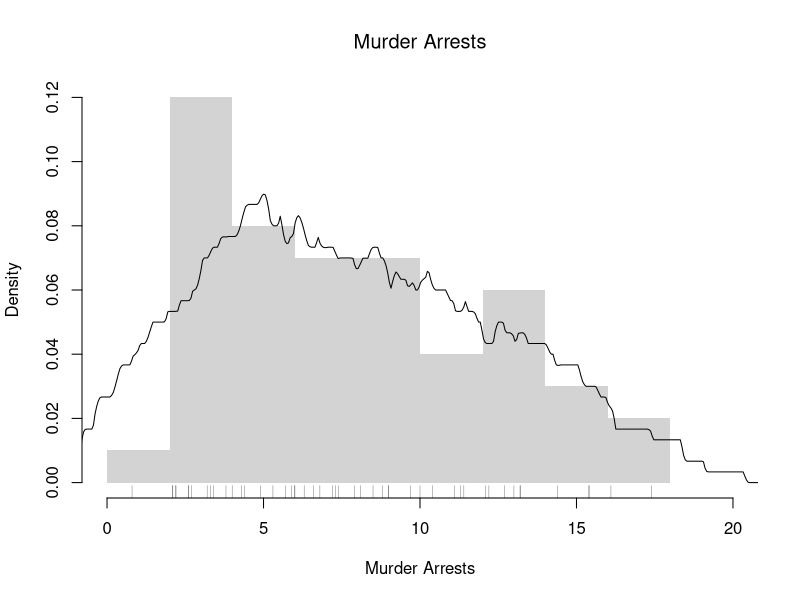
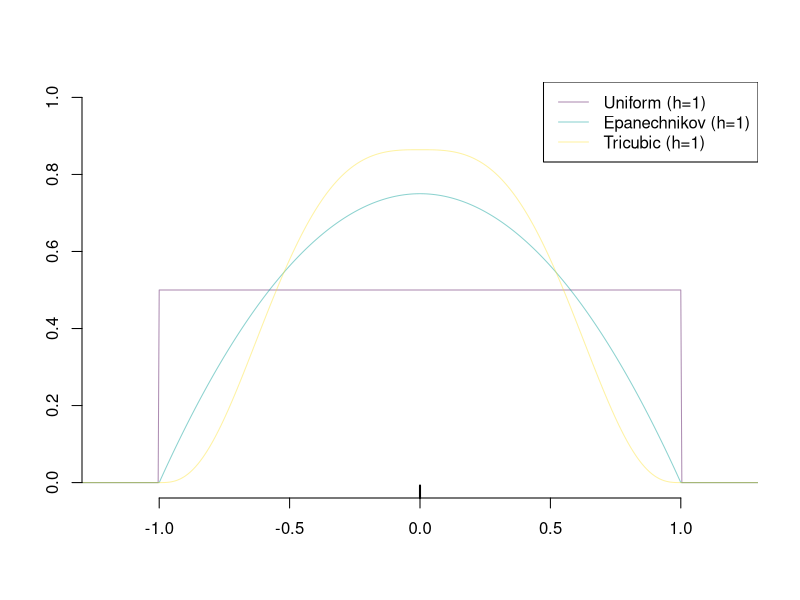
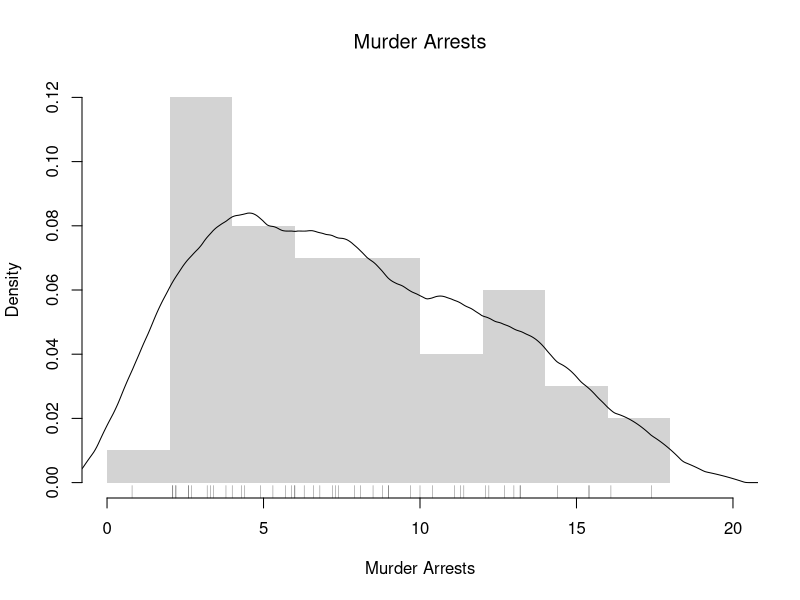
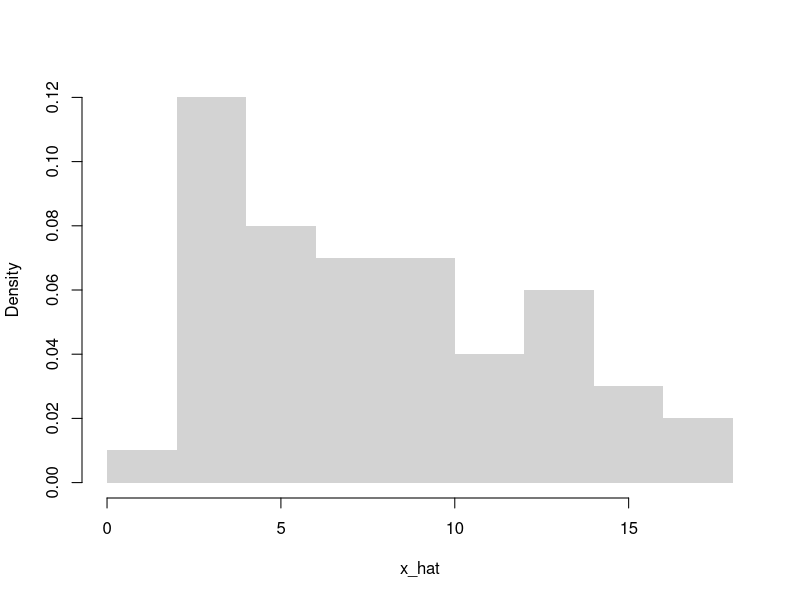
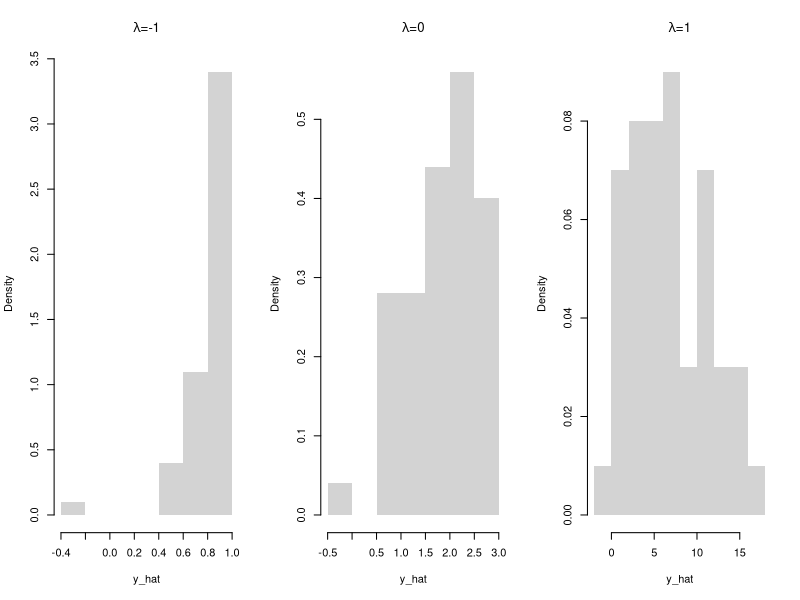
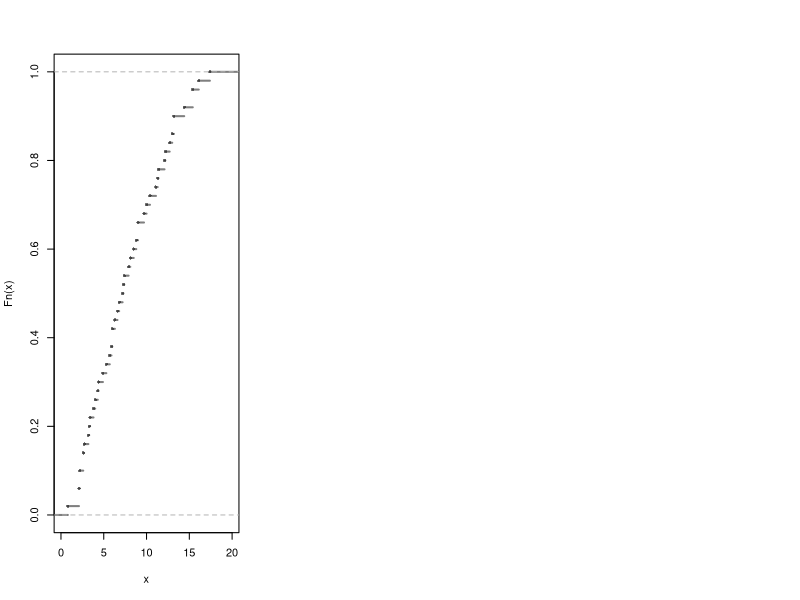

Recreate these plots in R, in order.
## ---- chunk 1
# Practical Example
x_hat <- USArrests[, 'Murder']
hist(x_hat,
    breaks=seq(0, 20, by=2), # bin width =2, so h=1
    freq=FALSE,
    border=NA,
    main=NA,
    xlab='Murder Arrests')
title('Murder Arrests', font.main=1)
# Density Estimate with half-width h=3
# 'density' reads bw as the kernel's standard deviation, so pass bw=h/sqrt(3)
h <- 3
f_hat <- density(x_hat, bw=h/sqrt(3), kernel='rectangular')
lines(f_hat)
# Raw Observations
rug(x_hat, col=grey(0, .5))
## ---- chunk 2
# Kernel Density Functions

x <- 0 # Design point
x_values <- seq(-2, 2, length.out=1001) # Where to compute weight
h <- 1 # Half-width: all three kernels are zero beyond |x_values-x| > h


plot.new()
plot.window(xlim=c(-1.2, 1.2), ylim=c(0, 1))

## Uniform/rectangular
d_unif <- function(x_values, x, h){
    u <- abs(x_values-x)/h
    fu <- 1/2*(u <= 1)
    return(fu)
}
kU <- d_unif(x_values, x, h)
kern_cols <- hcl.colors(3, alpha=.45)
lines( kU ~ x_values, col=kern_cols[1], lty=1)

## Epanechnikov
d_epan <- function(x_values, x, h){
    u <- abs(x_values-x)/h
    fu <- 3/4*(1-u^2)*(u <= 1)
    return(fu)
}
kE <- d_epan(x_values, x, h)
lines( kE ~ x_values, col=kern_cols[2], lty=1)
## Try others using the 'density' function
# 'density' reads bw as the kernel's standard deviation, not the half-width h
#kE <-  density(x=0, bw=h/sqrt(5), kernel='epanechnikov')

## Tricubic
d_tricub <- function(x_values, x, h){
    u <- abs(x_values-x)/h
    fu <- 70/81*(1-u^3)^3*(u <= 1)
    return(fu)
}
kT <- d_tricub(x_values, x, h)
lines( kT ~ x_values, col=kern_cols[3], lty=1)


rug(0, lwd=2)
axis(1)
axis(2)

legend('topright', lty=1, col=kern_cols,
    legend=c('Uniform (h=1)', 'Epanechnikov (h=1)', 'Tricubic (h=1)'))
## ---- chunk 3
# Practical Example
x_hat <- USArrests[, 'Murder']
hist(x_hat,
    breaks=seq(0, 20, by=2), # bin width 2h=2, so h=1
    freq=FALSE,
    border=NA,
    main=NA,
    xlab='Murder Arrests')
title('Murder Arrests', font.main=1)
# Same half-width h=3 as the rectangular kernel above, but a smoother weight
# For the Epanechnikov kernel, bw=h/sqrt(5)
h <- 3
f_hat <- density(x_hat, bw=h/sqrt(5), kernel='epanechnikov')
lines(f_hat)
# Raw Observations
rug(x_hat, col=grey(0, .5))
## ---- chunk 4
x_hat <- 1:4

y_hat <- exp(x_hat)
y_hat

z_hat <- log(y_hat)
z_hat
## ---- chunk 5
# Box–Cox transform and inverse
bc_transform <- function(x_hat, lambda) {
  if (any(x_hat <= 0)) stop('Box-Cox requires x > 0')
  if (abs(lambda) < 1e-8) log(x_hat) else (x_hat^lambda - 1)/lambda
}
bc_inverse <- function(t, lambda) {
  if (abs(lambda) < 1e-8) exp(t) else (lambda*t + 1)^(1/lambda)
}

x_hat <- USArrests[, 'Murder']
hist(x_hat, main=NA, border=NA, freq=FALSE)

par(mfrow=c(1, 3))
for(lambda in c(-1, 0, 1)){
    y_hat <- bc_transform(x_hat, lambda)
    hist(y_hat,
        main=NA,
        border=NA, freq=FALSE)
    title(bquote(paste(lambda, '=', .(lambda))), font.main=1)
}
## ---- chunk 6
# Continuous Example 1
x_hat <- c(0, 1.123, 2.987, 3.654)
mean( sqrt(x_hat) )
sqrt( mean(x_hat) )

# Continuous Example 2
mean( log(x_hat) )
log( mean(x_hat) )
## ---- chunk 7
## Discrete Example
x  <- c(1, 2, 3)
px <- c(0.2, 0.5, 0.3)
population_mean_x <- sum(x * px)
population_mean_x

g  <- sqrt
g(population_mean_x)

population_mean_y <- sum(g(x) * px)
population_mean_y
## ---- chunk 8
mean( exp(x) )
exp( mean(x) )
## ---- chunk 9
# Empirical Distribution
x_hat <- USArrests[, 'Murder']
F_hat <- ecdf(x_hat)
plot(F_hat, lwd=2, xlim=c(0, 20),
    pch=16, col=grey(0, .5), main=NA)

# Generating random variables via inverse ECDF
p <- runif(3000) ## Multiple Draws
x_draw_hat <- quantile(F_hat, p, type=1)
x_draw_hat[c(1, 2, 3)]

## Can also do directly from the data
x_draw_hat <- quantile(x_hat, p, type=1)
x_draw_hat[c(1, 2, 3)]
## ---- chunk 10
# 4 random data points from 3 different distributions
runif(4)
rexp(4)
rnorm(4)
## ---- chunk 11
# Theoretical Quantile Function (from VGAM::qdagum)
qdagum <- function(p, scale.b=1, shape1.a, shape2.c) {
  # Quantile function (theoretically derived from the CDF)
  ans <- scale.b * (expm1(-log(p) / shape2.c))^(-1 / shape1.a)
  # Special known cases
  ans[p == 0] <- 0
  ans[p == 1] <- Inf
  # Safety Checks
  ans[p < 0] <- NaN
  ans[p > 1] <- NaN
  if(scale.b <= 0 | shape1.a <= 0 | shape2.c <= 0){ ans <- ans*NaN }
  # Return
  return(ans)
}

# Generate Random Variables (VGAM::rdagum)
rdagum <-function(n, scale.b=1, shape1.a, shape2.c){
    p <- runif(n) # generate random probabilities
    x_hat <- qdagum(p, scale.b=scale.b, shape1.a=shape1.a, shape2.c=shape2.c) #find the inverses
    return(x_hat)
}

# Example
set.seed(123)
x_hat <- rdagum(3000, 1, 3, 1)
x_hat[c(1, 2, 3)]
